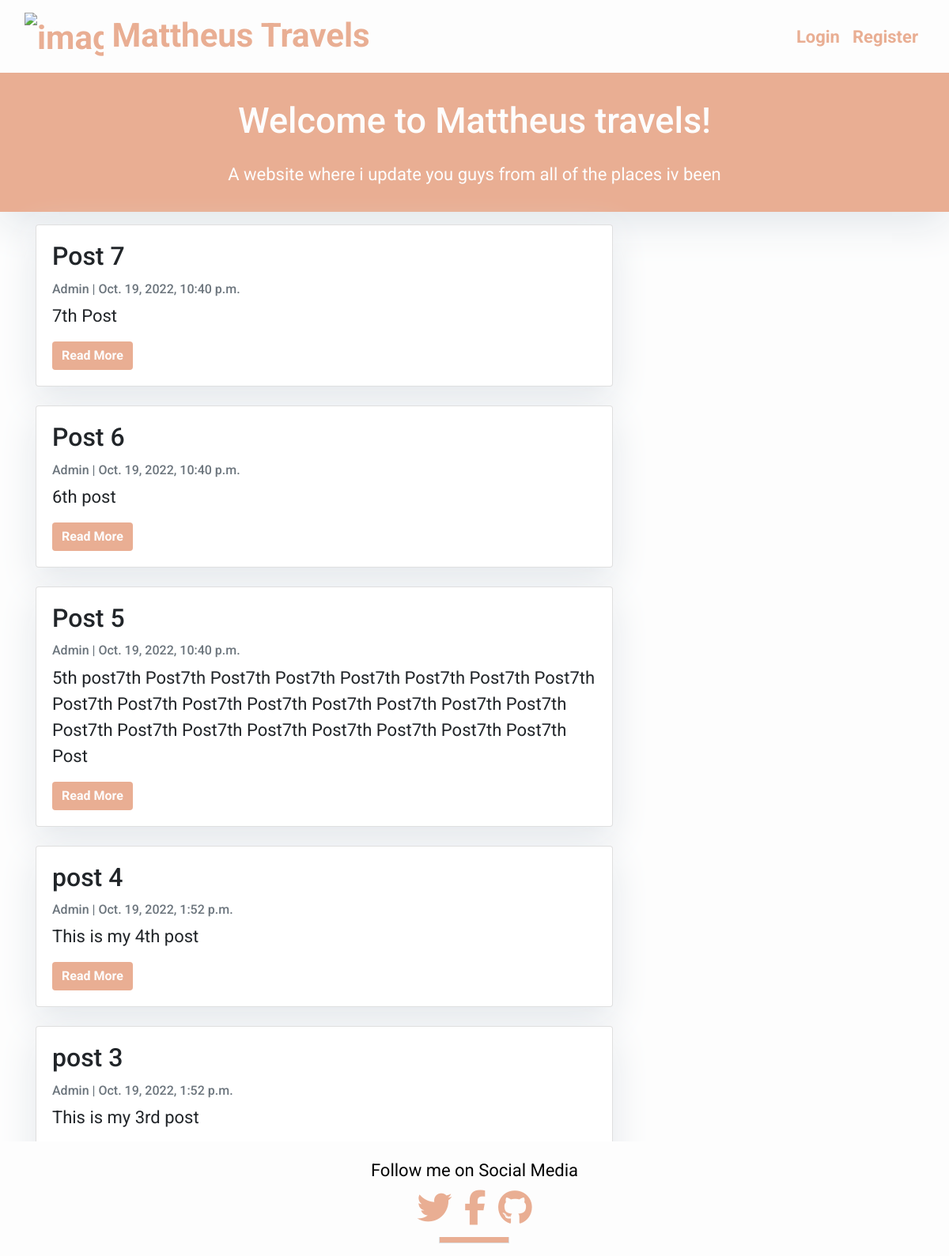
The page / on the database its author committed.
### blog/models.py (models this page shows, shortened)
class Post(models.Model):
    title = models.CharField(max_length=200, unique=True)
    slug = models.SlugField(max_length=200, unique=True)
    author = models.ForeignKey(User, on_delete=models.CASCADE, related_name='blog_posts')
    updated_on = models.DateTimeField(auto_now=True)
    content = models.TextField()
    created_on = models.DateTimeField(auto_now_add=True)
    status = models.IntegerField(choices=STATUS, default=0)
    class Meta:
        ordering = ['-created_on']

### blog/views.py (the view)
# urls.py: path('', views.PostList.as_view(), name='home'),
class PostList(generic.ListView):
    queryset = Post.objects.filter(status=1).order_by('-created_on')
    template_name = 'index.html'

### templates/index.html (shortened to what this page needs)
{% extends "base.html" %}
{% load static %}
{% load crispy_forms_tags %}
{% block content %}
<header class="masthead">
    <div class="container-masthead">
        <div class="row">
            <div class=" col-md-8 col-md-10 mx-auto">
                <div class="site-heading">
                    <h3 class="heading-text my-4 mt-3"> Welcome to Mattheus travels!</h3>
                    <p class="heading-text-alt">A website where i update you guys from all of the places iv been</p>
                </div>
            </div>
        </div>
    </div>
</header>
<div class="container">
    <div class="row">
        <div class="col-md-8 mt-3 left">
            {% for post in post_list %}
            <div class="card mb-4">
                <div class="card-body">
                    <h2 class="card-title">{{ post.title }}</h2>
                    <p class="card-text text-muted h6">{{ post.author }} | {{ post.created_on}} </p>
                    <p class="card-text">{{post.content|slice:":200" }}</p>
                    <a href="{% url 'post_detail' post.slug  %}" class="btn btn-primary">Read More</a>
                </div>
            </div>
            {% endfor %}
        </div>
    </div>
</div>
{% if is_paginated %}
  <ul class="pagination justify-content-center">
    {% if page_obj.has_next %}
    <li><a href="?page={{ page_obj.next_page_number }}" class="page-link"> Next &raquo;</a></li>
    {% endif %}
  </ul>
{% endif %}
{%endblock%}

### templates/base.html (shortened to what this page needs)
{% load static %}
<!DOCTYPE html>
<html>
    <head>
        <link rel="stylesheet" href="https://maxcdn.bootstrapcdn.com/bootstrap/4.0.0/css/bootstrap.min.css">
        <link rel="stylesheet" type="text/css" media="screen" href="{% static 'css/style.css' %}">
    </head>
    <body>
        <nav class="navbar navbar-expand-lg" id="mainNav">
            <div class="container-fluid">
                <a class="navbar-brand" href="{% url 'home' %}"> <img alt="image of earth with a hot air baloon"
                    class="travel-icon"
                    src="https://res.cloudinary.com/dsa3o1dbv/image/upload/v1679577195/Mattheus_Travels-removebg-preview_rpzw86.png">
                    Mattheus Travels
                </a>
                <div class="collapse navbar-collapse" id="navbarResponsive">
                    <ul class="navbar-nav ml-auto">
                        <li class="nav-item mx-5">
                        {% if request.user.is_authenticated %}
                            <a class="nav-link disabled welcomeuser">Welcome {{request.user.username}}!</a>
                          </li>
                          <li class="nav-item text-black">
                            <a class="nav-link text-black font-weight-bold" href="{% url 'password-change' %}">Change Password</a>
                        </li>
                          <li class="nav-item text-black">
                            <a class="nav-link text-black font-weight-bold" href="{% url 'logout' %}">Logout</a>
                        </li>
                        {% else %}
                          <li class="nav-item text-black">
                            <a class="nav-link text-black font-weight-bold" href="{% url 'login' %}">Login</a>
                        </li>
                        <li class="nav-item text-black">
                            <a class="nav-link text-black font-weight-bold" href="{% url 'register' %}">Register</a>
                        </li>
                          {% endif %}
                    </ul>
                </div>
            </div>
        </nav>
        {% block content %}
        {% endblock content %}
        <footer class="text-center mb-4 mt-4">
            <div class="container px-2 px-lg-5 ">Follow me on Social Media</div>
            <div class="footer-social">
                <a href="https://twitter.com/?lang=en" class="me-4 text-reset" target="_blank" rel="noopener"
                    aria-label="Twitter"><i class="fab fa-twitter fa-2xl"></i></a>
                <a href="https://en-gb.facebook.com/" class="me-4 text-reset" target="_blank" rel="noopener"
                    aria-label="Facebook"><i class="fab fa-facebook-f fa-2xl"></i></a>
                <a href="https://github.com/MattheusKasa/My-Django-Blog" class="me-4 text-reset" target="_blank"
                    rel="noopener" aria-label="GitHub"><i class="fab fa-github fa-2xl"></i></a>
            </div>
        </footer>
    </body>
</html>

### static/css/style.css (style rules this page uses)
body { font-family: "Roboto", sans-serif; font-size: 22px; background-color: #fdfdfd; min-height: 100vh; }
footer { color: #040404; background-color: #fdfdfd; padding: 20px; margin-top: auto; left: 0; bottom: 0; width: 100%; position: fixed; }
.travel-icon { max-height: 100px; max-width: 100px; margin: 0 auto auto 0; padding: 0; height: 100px; width: 100px; font-weight: bold; }
i { color: #E9AE93; padding: 5px; padding-top: 15px; }
.footer-social { padding-top: 15px; }
.heading-text { color: #fdfdfd; font-size: 45px; text-align: center; }
.heading-text-alt { text-align: center; color: #fdfdfd; font-size: 22px; }
li { color: #040404; font-weight: bold; }
a { color: #E9AE93; }
.btn-primary { color: #fdfdfd; background-color: #E9AE93; text-decoration: none; font-weight: bold; border: none; }
.masthead { background-color: #E9AE93; box-shadow: 0 16px 48px #E3E7EB; height: auto; padding-bottom: 15px; padding-top: 10px; }
.page-link { color: #fdfdfd; background-color: #E9AE93; text-decoration: none; font-weight: bold; }
.navbar-brand { color: #E9AE93; font-weight: bold; font-size: 42px; }
.card { box-shadow: 0 16px 48px #E3E7EB; }
.navbar { background-color: #fdfdfd; }

### rows shown on the page
Post: title "Post 7", author "Admin", created_on "Oct. 19, 2022, 10:40 p.m.", content "7th Post"
Post: title "Post 6", author "Admin", created_on "Oct. 19, 2022, 10:40 p.m.", content "6th post"
Post: title "Post 5", author "Admin", created_on "Oct. 19, 2022, 10:40 p.m.", content "5th post7th Post7th Post7th Post7th Post7th Post7th Post7th Post7th Post7th Post7th Post7th Post7th Post7th Post7th Post7th Post7th Post7th Post7th Post7th Post7th Post7th Post7th Post7th Post7th Post"
Post: title "post 4", author "Admin", created_on "Oct. 19, 2022, 1:52 p.m.", content "This is my 4th post"
Post: title "post 3", author "Admin", created_on "Oct. 19, 2022, 1:52 p.m.", content "This is my 3rd post"
